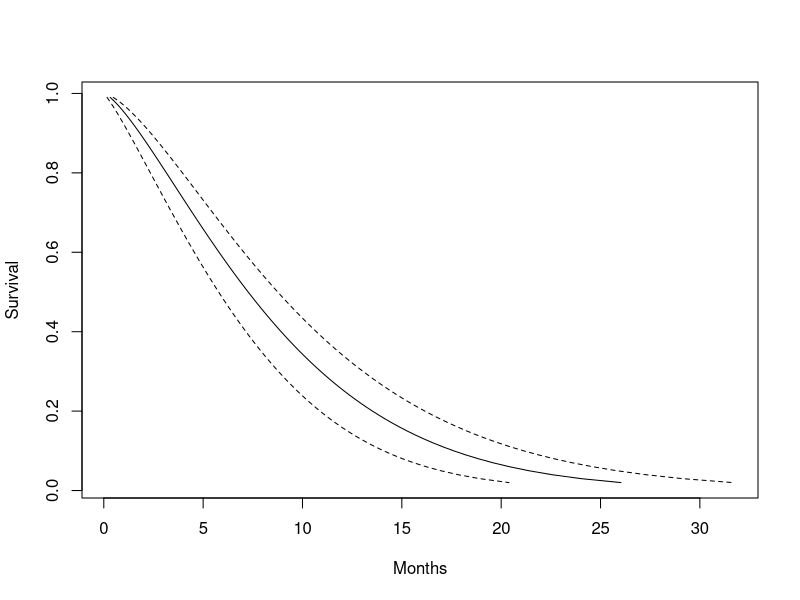
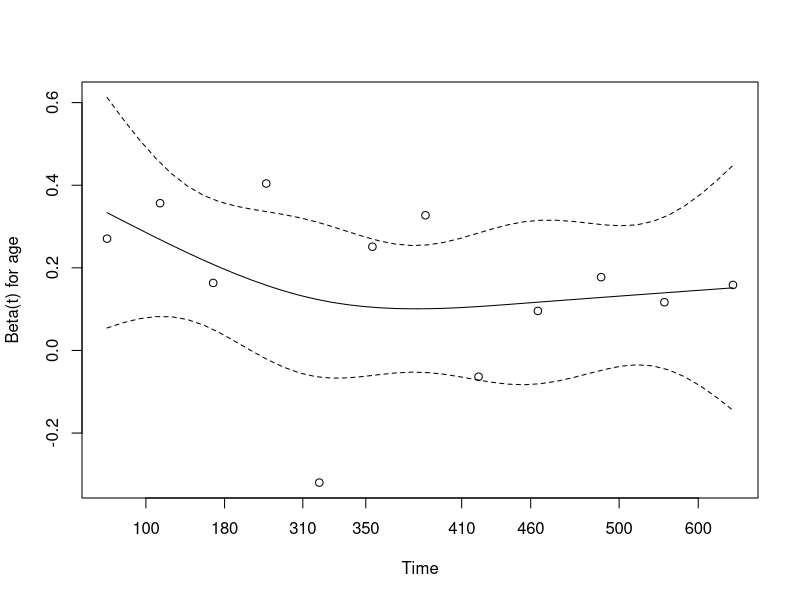
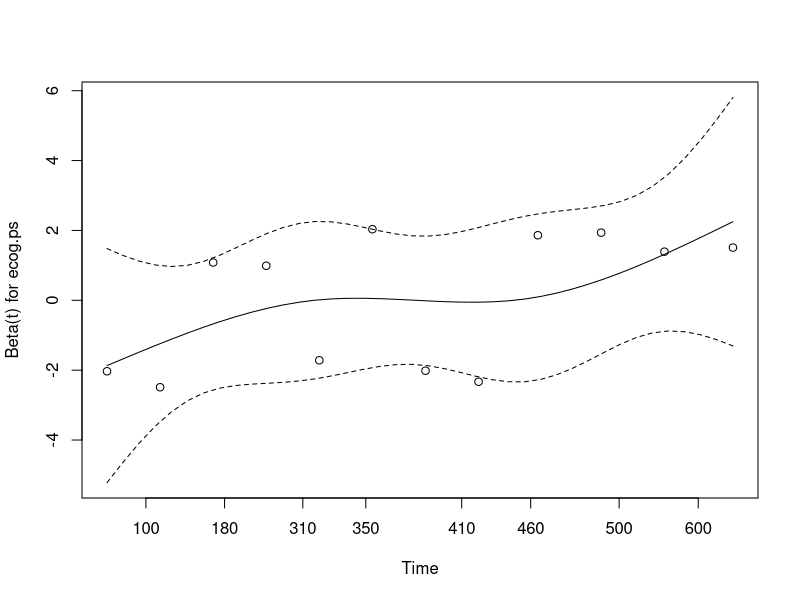
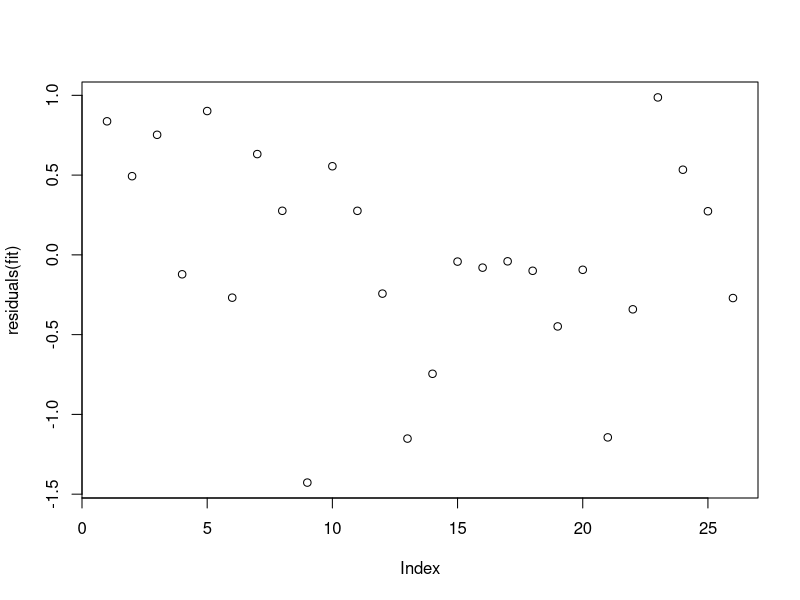

These figures' R source, in order:
library(survival)


# Predicted Weibull survival curve for a lung cancer subject with
#  ECOG score of 2
lfit <- survreg(Surv(time, status) ~ ph.ecog, data=lung)
pct <- 1:98/100   # The 100th percentile of predicted survival is at +infinity
ptime <- predict(lfit, newdata=data.frame(ph.ecog=2), type='quantile',
                 p=pct, se=TRUE)
matplot(cbind(ptime$fit, ptime$fit + 2*ptime$se.fit,
              ptime$fit - 2*ptime$se.fit)/30.5, 1-pct,
        xlab="Months", ylab="Survival", type='l', lty=c(1,2,2), col=1)

# cox models
fit <- coxph(Surv(futime, fustat) ~ age + ecog.ps,
             data=ovarian)
temp <- cox.zph(fit)
print(temp)
plot(temp)

predict(fit, newdata = list(age = 60, ecog.ps = 2))

# display the results
# plot curves

plot(residuals(fit))

summary(ovarian)

dat = data.frame( age = rnorm(1:10,50,10),
                  ecog.ps = rep(1,10))

survfit(fit,newdata= dat)



options(na.action=na.exclude) # retain NA in predictions
fit <- coxph(Surv(time, status) ~ age + ph.ecog + strata(inst), lung)
#lung data set has status coded as 1/2
mresid <- (lung$status-1) - predict(fit, type='expected') #Martingale resid 
predict(fit,type="lp")
predict(fit,type="expected")
predict(fit,type="risk",se.fit=TRUE)
predict(fit,type="terms",se.fit=TRUE)

